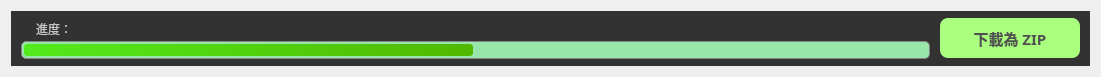
<?xml version="1.0" encoding="UTF-8"?>
<ui version="4.0">
 <class>Form</class>
 <widget class="QWidget" name="Form">
  <property name="geometry">
   <rect>
    <x>0</x>
    <y>0</y>
    <width>1101</width>
    <height>77</height>
   </rect>
  </property>
  <property name="windowTitle">
   <string>Form</string>
  </property>
  <layout class="QVBoxLayout" name="verticalLayout">
   <item>
    <widget class="QWidget" name="downloadWidget" native="true">
     <property name="minimumSize">
      <size>
       <width>0</width>
       <height>48</height>
      </size>
     </property>
     <property name="styleSheet">
      <string notr="true">background-color:rgb(50, 50, 50);
</string>
     </property>
     <layout class="QHBoxLayout" name="horizontalLayout_7">
      <property name="spacing">
       <number>10</number>
      </property>
      <property name="leftMargin">
       <number>10</number>
      </property>
      <property name="topMargin">
       <number>6</number>
      </property>
      <property name="rightMargin">
       <number>10</number>
      </property>
      <property name="bottomMargin">
       <number>6</number>
      </property>
      <item>
       <layout class="QVBoxLayout" name="progressVerticalLayout">
        <property name="spacing">
         <number>0</number>
        </property>
        <property name="sizeConstraint">
         <enum>QLayout::SetNoConstraint</enum>
        </property>
        <item>
         <widget class="QLabel" name="progressLabel">
          <property name="enabled">
           <bool>true</bool>
          </property>
          <property name="sizePolicy">
           <sizepolicy hsizetype="Expanding" vsizetype="Preferred">
            <horstretch>0</horstretch>
            <verstretch>0</verstretch>
           </sizepolicy>
          </property>
          <property name="minimumSize">
           <size>
            <width>0</width>
            <height>0</height>
           </size>
          </property>
          <property name="maximumSize">
           <size>
            <width>16777215</width>
            <height>24</height>
           </size>
          </property>
          <property name="font">
           <font>
            <family>微軟正黑體</family>
           </font>
          </property>
          <property name="styleSheet">
           <string notr="true">QLabel#progressLabel{
	border-style:none;
	color: rgb(195, 195, 195);
	padding-left: 12px
}</string>
          </property>
          <property name="text">
           <string>進度：</string>
          </property>
         </widget>
        </item>
        <item>
         <widget class="QProgressBar" name="progressBar">
          <property name="sizePolicy">
           <sizepolicy hsizetype="Expanding" vsizetype="Fixed">
            <horstretch>0</horstretch>
            <verstretch>0</verstretch>
           </sizepolicy>
          </property>
          <property name="minimumSize">
           <size>
            <width>280</width>
            <height>0</height>
           </size>
          </property>
          <property name="maximumSize">
           <size>
            <width>16777215</width>
            <height>18</height>
           </size>
          </property>
          <property name="font">
           <font>
            <family>微軟正黑體</family>
            <pointsize>6</pointsize>
           </font>
          </property>
          <property name="styleSheet">
           <string notr="true">QProgressBar#progressBar{
	background-color: rgb(153, 230, 171);
	border-style: solid;
	border-color: rgb(131, 131, 131);
	border-width: 1px;
	border-radius: 5px;
}
QProgressBar#progressBar::chunk:horizontal {
	background: qlineargradient(x1: 0, y1: 0.5, x2: 1, y2: 0.5, stop: 0 rgb(83, 234, 28), stop: 1 rgb(80, 184, 0));
	border-style: solid;
	border-color: rgb(153, 230, 171);
	border-width: 2px;
	border-radius: 5px;
}</string>
          </property>
          <property name="value">
           <number>50</number>
          </property>
          <property name="alignment">
           <set>Qt::AlignCenter</set>
          </property>
          <property name="textVisible">
           <bool>false</bool>
          </property>
          <property name="orientation">
           <enum>Qt::Horizontal</enum>
          </property>
          <property name="invertedAppearance">
           <bool>false</bool>
          </property>
         </widget>
        </item>
       </layout>
      </item>
      <item>
       <widget class="QPushButton" name="downloadButton">
        <property name="sizePolicy">
         <sizepolicy hsizetype="Fixed" vsizetype="Fixed">
          <horstretch>0</horstretch>
          <verstretch>0</verstretch>
         </sizepolicy>
        </property>
        <property name="minimumSize">
         <size>
          <width>140</width>
          <height>40</height>
         </size>
        </property>
        <property name="font">
         <font>
          <family>微軟正黑體</family>
          <pointsize>11</pointsize>
          <weight>75</weight>
          <bold>true</bold>
         </font>
        </property>
        <property name="styleSheet">
         <string notr="true">QPushButton#downloadButton:hover
{
  	background-color:rgb(144, 213, 106);
	color:rgb(236, 0, 75);
}
QPushButton#downloadButton{
	color:rgb(81, 81, 81);
	background-color:rgb(170, 255, 127);
	border-style: solid;
	border-radius: 8px;
}

</string>
        </property>
        <property name="text">
         <string>下載為 ZIP</string>
        </property>
       </widget>
      </item>
     </layout>
    </widget>
   </item>
  </layout>
 </widget>
 <resources/>
 <connections/>
</ui>
